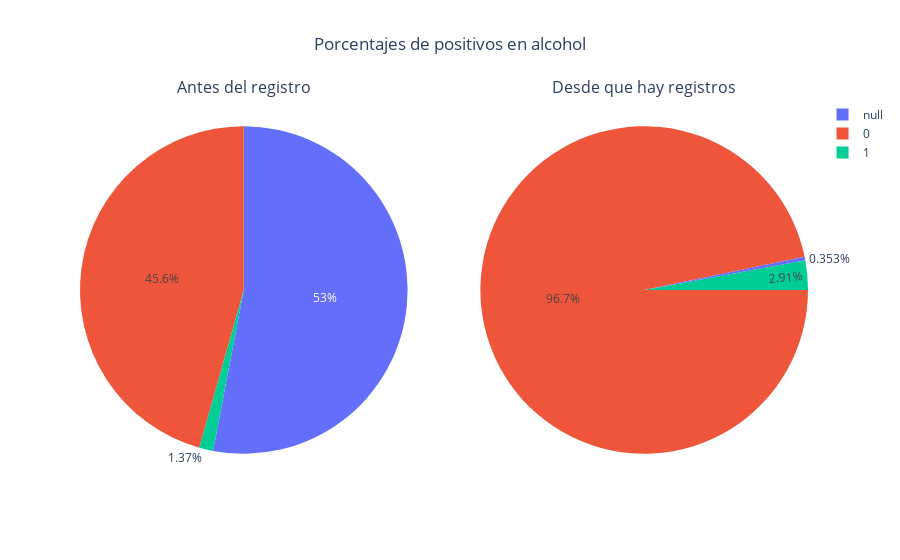

The cell this chart's notebook holds for it:
### Code cell
fig = make_subplots(rows=1, cols=2, specs=[[{'type':'pie'}, {'type':'pie'}]], subplot_titles=("Antes del registro", "Desde que hay registros"))

fig.add_trace(
    go.Pie(values=n_valores_alcohol_totales, labels=n_valores_alcohol_totales.index, name="Antes del registro"),
    row=1, col=1)

fig.add_trace(
    go.Pie(values=numero_valores_alcohol, labels=numero_valores_alcohol.index, name="Desde que hay registros", rotation = 90),
    row=1, col=2)

fig.update_layout(title="Porcentajes de positivos en alcohol", title_x=0.5)
fig.show()

### Figure 1 — Plotly figure (JSON) as saved in the notebook; plotly's stock layout.template omitted (floating-point values rounded to 4 significant figures)
{"data": [{"domain": {"x": [0, 0.45], "y": [0, 1]}, "labels": [null, 0, 1], "name": "Antes del registro", "type": "pie", "values": [253795, 218428, 6560]}, {"domain": {"x": [0.55, 1], "y": [0, 1]}, "labels": [0, 1, null], "name": "Desde que hay registros", "rotation": 90, "type": "pie", "values": [218428, 6560, 797]}], "layout": {"annotations": [{"font": {"size": 16}, "showarrow": false, "text": "Antes del registro", "x": 0.225, "xanchor": "center", "xref": "paper", "y": 1, "yanchor": "bottom", "yref": "paper"}, {"font": {"size": 16}, "showarrow": false, "text": "Desde que hay registros", "x": 0.775, "xanchor": "center", "xref": "paper", "y": 1, "yanchor": "bottom", "yref": "paper"}], "title": {"text": "Porcentajes de positivos en alcohol", "x": 0.5}}}
